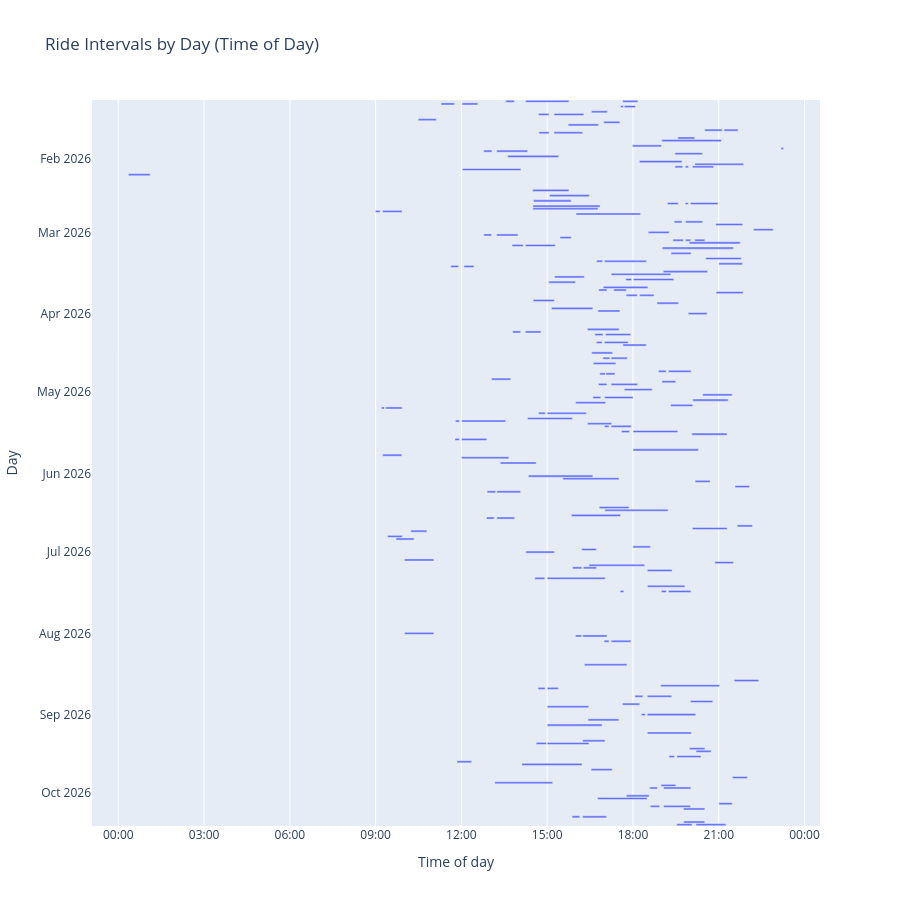

Write notebook code for a chart like this one.
### Code cell
plot_ride_intervals(df_session)

### Figure 1 — Plotly figure (JSON) as saved in the notebook; plotly's stock layout.template omitted (floating-point values rounded to 4 significant figures; data arrays with more than 128 entries replaced by an {"elided": "..."} marker saying what was removed)
{"data": [{"base": {"elided": "205 str values"}, "hovertemplate": "start_tod=%{base}<br>end_tod=%{x}<br>day=%{y}<extra></extra>", "legendgroup": "", "marker": {"color": "#636efa", "pattern": {"shape": ""}}, "name": "", "orientation": "h", "showlegend": false, "textposition": "auto", "type": "bar", "x": {"elided": "205 int values"}, "xaxis": "x", "y": {"elided": "205 str values"}, "yaxis": "y"}], "layout": {"barmode": "overlay", "height": 906, "legend": {"tracegroupgap": 0}, "title": {"text": "Ride Intervals by Day (Time of Day)"}, "xaxis": {"anchor": "y", "domain": [0, 1], "tickformat": "%H:%M", "title": {"text": "Time of day"}, "type": "date"}, "yaxis": {"anchor": "x", "autorange": "reversed", "categoryarray": {"elided": "151 str values"}, "categoryorder": "array", "domain": [0, 1], "title": {"text": "Day"}}}}
